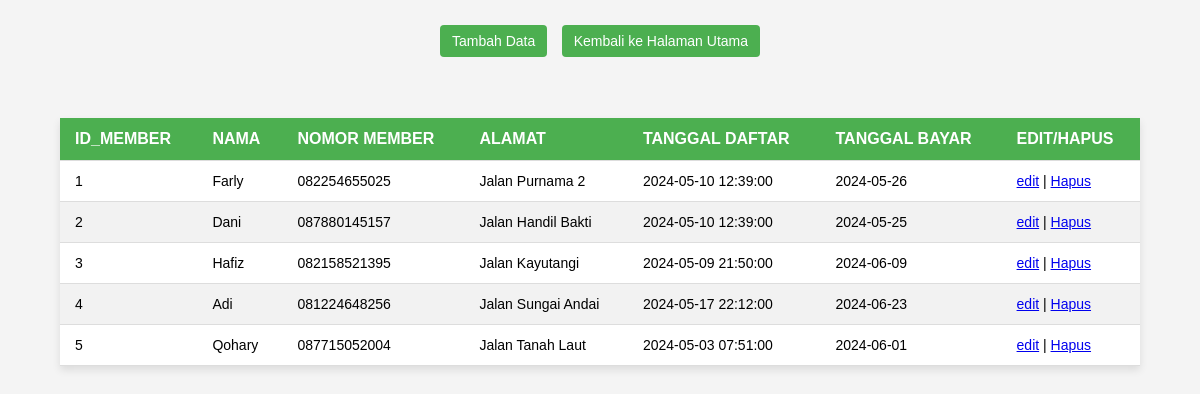
The page /Member.php on the database its author committed.
### tables this page shows
CREATE TABLE `member` (
  `id_member` int(11) NOT NULL,
  `nama_member` varchar(250) NOT NULL,
  `nomor_member` varchar(15) NOT NULL,
  `alamat` text NOT NULL,
  `tgl_mendaftar` datetime NOT NULL,
  `tgl_terakhir_bayar` date NOT NULL
);

### Koneksi.php (called while the page is built)
<?php
function Koneksi(){
    try {
        $pdo_conn = new PDO('mysql:host=localhost;dbname=perpustakaan','root', '',
            array(PDO::ATTR_ERRMODE, PDO::ERRMODE_EXCEPTION, PDO::ATTR_PERSISTENT => true)
        );
    } catch (PDOException $e) {
        print "Koneksi atau query sedang bermasalah: " . $e->getMessage() . "<br/>";
        die();
    }
    return $pdo_conn;
}
?>

### Model.php (the view, shortened to what this page needs)
<?php
require("./Koneksi.php");
function GetAllData($tabel){
    $sql = "SELECT * FROM $tabel";
    $statement = Koneksi()->query($sql);
    $alldata = $statement->fetchAll(PDO::FETCH_ASSOC);
    if (!empty($alldata)){
        if ($tabel == "member"){
            foreach ($alldata as $value){
                echo "<tr>";
                echo "<td>" . $value['id_member'] . "</td>";
                echo "<td>" . $value['nama_member'] . "</td>";
                echo "<td>" . $value['nomor_member'] . "</td>";
                echo "<td>" . $value['alamat'] . "</td>";
                echo "<td>" . $value["tgl_mendaftar"] . "</td>";
                echo "<td>" . $value["tgl_terakhir_bayar"] . "</td>";
                echo "<td>";
                echo "<a href='FormMember.php?id_member=" . $value['id_member'] . "'>edit</a>";
                echo " | ";
                echo "<a href='Member.php?id_member=" . $value['id_member'] . "' onclick=\"return confirm('Yakin Hapus?')\">Hapus</a>";
                echo "</td>";
                echo "</tr>";
            }
        }
    }
}
?>

### Member.php (style rules this page uses)
body { font-family: Arial, sans-serif; background-color: #f4f4f4; margin: 0; padding: 0; }
th, td { padding: 12px 15px; text-align: left; border-bottom: 1px solid #ddd; }
td { font-size: 14px; }
tr:nth-child(even) { background-color: #f2f2f2; }

### rows shown on the page
member: id_member "1", nama_member "Farly", nomor_member "082254655025", alamat "Jalan Purnama 2", tgl_mendaftar "2024-05-10 12:39:00", tgl_terakhir_bayar "2024-05-26"
member: id_member "2", nama_member "Dani", nomor_member "087880145157", alamat "Jalan Handil Bakti", tgl_mendaftar "2024-05-10 12:39:00", tgl_terakhir_bayar "2024-05-25"
member: id_member "3", nama_member "Hafiz", nomor_member "082158521395", alamat "Jalan Kayutangi", tgl_mendaftar "2024-05-09 21:50:00", tgl_terakhir_bayar "2024-06-09"
member: id_member "4", nama_member "Adi", nomor_member "081224648256", alamat "Jalan Sungai Andai", tgl_mendaftar "2024-05-17 22:12:00", tgl_terakhir_bayar "2024-06-23"
member: id_member "5", nama_member "Qohary", nomor_member "087715052004", alamat "Jalan Tanah Laut", tgl_mendaftar "2024-05-03 07:51:00", tgl_terakhir_bayar "2024-06-01"
